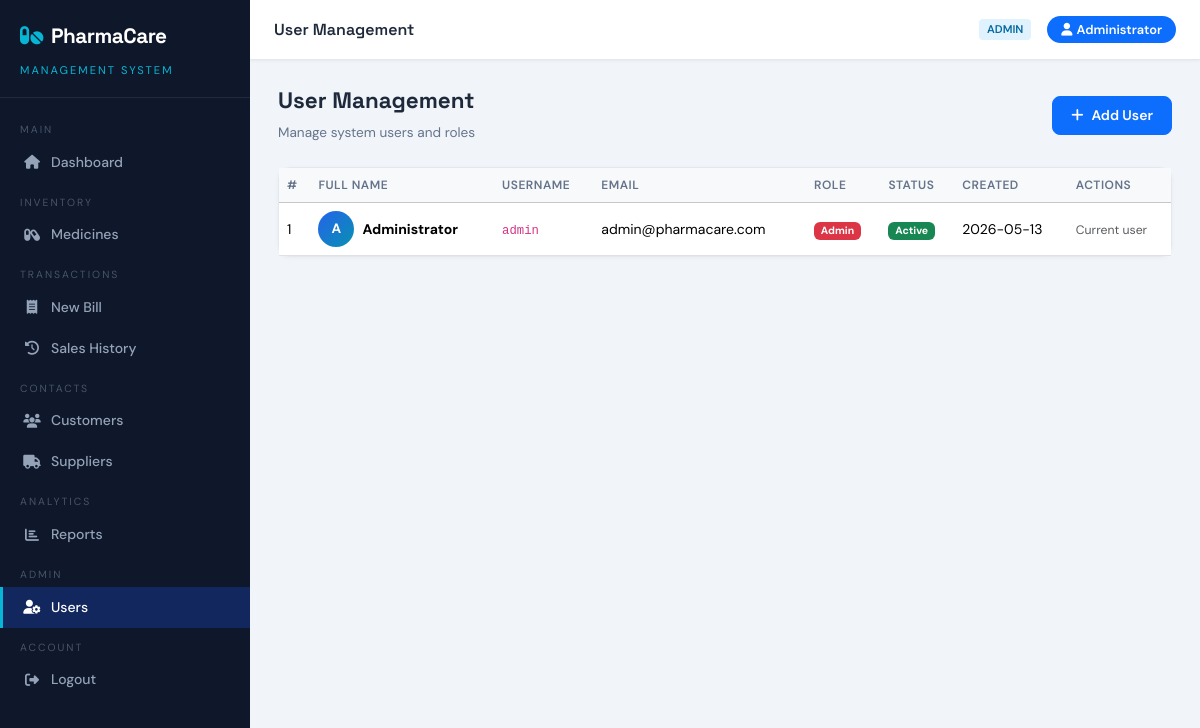
The app's page /users (signed in) with its own data.
### tables this page shows
CREATE TABLE users (
        id         INTEGER PRIMARY KEY AUTOINCREMENT,
        full_name  TEXT NOT NULL,
        username   TEXT NOT NULL UNIQUE,
        email      TEXT,
        password   TEXT NOT NULL,
        role       TEXT DEFAULT 'staff',
        is_active  INTEGER DEFAULT 1,
        created_at TEXT DEFAULT (datetime('now','localtime'))
    );

### app.py (the view)
@app.route('/users')
@login_required
@role_required('admin')
def users():
    users_list = query("SELECT * FROM users ORDER BY full_name")
    return render_template('users.html', users=users_list)

### app.py (called while the page is built)
def get_db():
    conn = sqlite3.connect(DATABASE)
    conn.row_factory = sqlite3.Row
    conn.execute("PRAGMA foreign_keys = ON")
    return conn

def login_required(f):
    @wraps(f)
    def decorated(*args, **kwargs):
        if 'user_id' not in session:
            flash('Please login first.', 'warning')
            return redirect(url_for('login'))
        return f(*args, **kwargs)
    return decorated

def role_required(*roles):
    def decorator(f):
        @wraps(f)
        def decorated(*args, **kwargs):
            if session.get('role') not in roles:
                flash('Access denied.', 'danger')
                return redirect(url_for('dashboard'))
            return f(*args, **kwargs)
        return decorated
    return decorator

def query(sql, params=(), one=False):
    conn = get_db()
    cur = conn.execute(sql, params)
    rv = cur.fetchall()
    conn.close()
    return (rv[0] if rv else None) if one else rv

### templates/users.html (shortened to what this page needs)
{% extends 'base.html' %}
{% block page_title %}User Management{% endblock %}
{% block content %}
<div class="page-header">
  <div><h2>User Management</h2><p>Manage system users and roles</p></div>
  <a href="{{ url_for('register') }}" class="btn btn-primary"><i class="fas fa-plus me-2"></i>Add User</a>
</div>
<div class="card">
  <div class="table-responsive">
    <table class="table table-hover mb-0">
      <thead class="table-light">
        <tr><th>#</th><th>Full Name</th><th>Username</th><th>Email</th><th>Role</th><th>Status</th><th>Created</th><th>Actions</th></tr>
      </thead>
      <tbody>
        {% for u in users %}
        <tr>
          <td>{{ loop.index }}</td>
          <td>
            <div class="d-flex align-items-center gap-2">
              <div style="width:36px;height:36px;border-radius:50%;background:linear-gradient(135deg,#2563eb,#0891b2);
                          display:flex;align-items:center;justify-content:center;color:#fff;font-weight:700;font-size:.85rem">
                {{ u.full_name[0].upper() }}
              </div>
              <strong>{{ u.full_name }}</strong>
            </div>
          </td>
          <td><code>{{ u.username }}</code></td>
          <td>{{ u.email or '—' }}</td>
          <td>
            <span class="badge
              {{ 'bg-danger' if u.role=='admin' else ('bg-primary' if u.role=='pharmacist' else 'bg-secondary') }}">
              {{ u.role.title() }}
            </span>
          </td>
          <td>
            <span class="badge {{ 'bg-success' if u.is_active else 'bg-secondary' }}">
              {{ 'Active' if u.is_active else 'Inactive' }}
            </span>
          </td>
          <td>{{ u.created_at[:10] }}</td>
          <td>
            {% if u.id != session.user_id %}
            <a href="{{ url_for('toggle_user', id=u.id) }}"
               class="btn btn-sm {{ 'btn-outline-danger' if u.is_active else 'btn-outline-success' }}"
               onclick="return confirm('Toggle user status?')">
              <i class="fas {{ 'fa-ban' if u.is_active else 'fa-check' }}"></i>
              {{ 'Disable' if u.is_active else 'Enable' }}
            </a>
            {% else %}
            <span class="text-muted small">Current user</span>
            {% endif %}
          </td>
        </tr>
        {% endfor %}
      </tbody>
    </table>
  </div>
</div>
{% endblock %}

### templates/base.html (shortened to what this page needs)
<!DOCTYPE html>
<html lang="en">
<head>
<link href="https://cdnjs.cloudflare.com/ajax/libs/bootstrap/5.3.2/css/bootstrap.min.css" rel="stylesheet">
<link href="https://cdnjs.cloudflare.com/ajax/libs/font-awesome/6.5.0/css/all.min.css" rel="stylesheet">
</head>
<body>
{% if session.user_id %}
<nav class="sidebar">
  <div class="sidebar-brand">
    <h4><i class="fas fa-pills me-2" style="color:var(--accent)"></i>PharmaCare</h4>
    <small>Management System</small>
  </div>
  <div class="sidebar-nav">
    <div class="nav-section">Main</div>
    <a href="{{ url_for('dashboard') }}" class="{{ 'active' if request.endpoint=='dashboard' }}">
      <i class="fas fa-home"></i> Dashboard
    </a>
    <div class="nav-section">Inventory</div>
    <a href="{{ url_for('medicines') }}" class="{{ 'active' if 'medicine' in request.endpoint }}">
      <i class="fas fa-capsules"></i> Medicines
    </a>
    <div class="nav-section">Transactions</div>
    <a href="{{ url_for('billing') }}" class="{{ 'active' if request.endpoint=='billing' }}">
      <i class="fas fa-receipt"></i> New Bill
    </a>
    <a href="{{ url_for('sales') }}" class="{{ 'active' if request.endpoint=='sales' }}">
      <i class="fas fa-history"></i> Sales History
    </a>
    <div class="nav-section">Contacts</div>
    <a href="{{ url_for('customers') }}" class="{{ 'active' if 'customer' in request.endpoint }}">
      <i class="fas fa-users"></i> Customers
    </a>
    <a href="{{ url_for('suppliers') }}" class="{{ 'active' if 'supplier' in request.endpoint }}">
      <i class="fas fa-truck"></i> Suppliers
    </a>
    <div class="nav-section">Analytics</div>
    <a href="{{ url_for('reports') }}" class="{{ 'active' if 'report' in request.endpoint }}">
      <i class="fas fa-chart-bar"></i> Reports
    </a>
    {% if session.role == 'admin' %}
    <div class="nav-section">Admin</div>
    <a href="{{ url_for('users') }}" class="{{ 'active' if request.endpoint=='users' }}">
      <i class="fas fa-user-cog"></i> Users
    </a>
    {% endif %}
    <div class="nav-section">Account</div>
    <a href="{{ url_for('logout') }}">
      <i class="fas fa-sign-out-alt"></i> Logout
    </a>
  </div>
</nav>
<div class="topbar">
  <span class="topbar-title">{% block page_title %}PharmaCare{% endblock %}</span>
  <div class="topbar-right">
    <span class="role-badge">{{ session.role }}</span>
    <span class="user-pill"><i class="fas fa-user me-1"></i>{{ session.name }}</span>
  </div>
</div>
<div class="main">
  <div class="content">
    {% block content %}{% endblock %}
  </div>
</div>
{% else %}
{% block auth_content %}{% endblock %}
{% endif %}
</body>
</html>

### templates/base.html (style rules this page uses)
:root { --primary: #0d6efd; --primary-dark: #0a58ca; --sidebar-bg: #0f172a; --sidebar-text: #94a3b8; --sidebar-active: #1e40af; --accent: #06b6d4; --danger: #ef4444; --success: #22c55e; --warning: #f59e0b; --card-bg: #ffffff; --body-bg: #f1f5f9; --border: #e2e8f0; --text: #1e293b; --text-muted: #64748b; }
* { box-sizing: border-box; margin: 0; padding: 0; }
body { font-family: 'DM Sans', sans-serif; background: var(--body-bg); color: var(--text); }
.sidebar { position: fixed; top: 0; left: 0; height: 100vh; width: 250px; background: var(--sidebar-bg); z-index: 100; overflow-y: auto; transition: transform .3s ease; }
.sidebar-brand { padding: 24px 20px 16px; border-bottom: 1px solid rgba(255,255,255,.08); }
.sidebar-brand h4 { color: #fff; font-family: 'Space Grotesk', sans-serif; font-size: 1.3rem; font-weight: 700; letter-spacing: -.5px; }
.sidebar-brand small { color: var(--accent); font-size: .7rem; letter-spacing: 2px; text-transform: uppercase; }
.sidebar-nav { padding: 12px 0; }
.nav-section { padding: 12px 20px 4px; font-size: .65rem; letter-spacing: 2px; text-transform: uppercase; color: #475569; }
.sidebar a { display: flex; align-items: center; gap: 10px; padding: 10px 20px; color: var(--sidebar-text); text-decoration: none; font-size: .875rem; font-weight: 500; border-left: 3px solid transparent; transition: all .2s; }
.sidebar a.active { color: #fff; background: rgba(29,78,216,.3); border-left-color: var(--accent); }
.sidebar a i { width: 18px; text-align: center; }
.topbar { position: fixed; top: 0; left: 250px; right: 0; height: 60px; background: #fff; border-bottom: 1px solid var(--border); display: flex; align-items: center; justify-content: space-between; padding: 0 24px; z-index: 99; box-shadow: 0 1px 3px rgba(0,0,0,.05); }
.topbar-title { font-family: 'Space Grotesk', sans-serif; font-weight: 600; font-size: 1rem; }
.topbar-right { display: flex; align-items: center; gap: 16px; }
.user-pill { background: var(--primary); color: #fff; border-radius: 20px; padding: 4px 14px; font-size: .8rem; font-weight: 600; }
.role-badge { background: #e0f2fe; color: #0369a1; border-radius: 4px; padding: 2px 8px; font-size: .7rem; font-weight: 600; text-transform: uppercase; }
.main { margin-left: 250px; padding-top: 60px; min-height: 100vh; }
.content { padding: 28px 28px; }
.card { border: 1px solid var(--border); border-radius: 12px; box-shadow: 0 1px 4px rgba(0,0,0,.04); }
.table th { font-size: .75rem; font-weight: 600; letter-spacing: .5px; text-transform: uppercase; color: var(--text-muted); }
.table td { vertical-align: middle; font-size: .875rem; }
.btn { border-radius: 8px; font-weight: 600; font-size: .875rem; padding: 8px 18px; }
.btn-primary { background: var(--primary); border-color: var(--primary); }
.page-header { margin-bottom: 24px; display: flex; align-items: center; justify-content: space-between; }
.page-header h2 { font-family: 'Space Grotesk', sans-serif; font-size: 1.4rem; font-weight: 700; }
.page-header p { color: var(--text-muted); font-size: .85rem; margin: 0; }

### records on screen
users: name "Administrator", full_name "A", full_name "Administrator", username "admin", email "admin@pharmacare.com", role "Admin", is_active "Active", created_at "2026-05-13", shows "Current user"

### other values on screen
{{ session.role }} "ADMIN"
